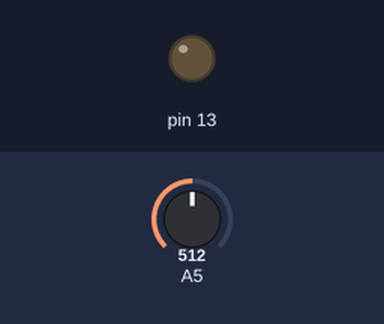
Simulated run of this sketch. Board: Arduino Uno, built with avr-gcc and run on an emulated ATmega328P. On the bench: output pins drawn as LEDs (lit = HIGH). Inputs (shaded band) come from the test bench; at power-on: A5 = 512.

Above: at 1.2 s.
1.3 s: A5 set to 528
At 2.2 s:
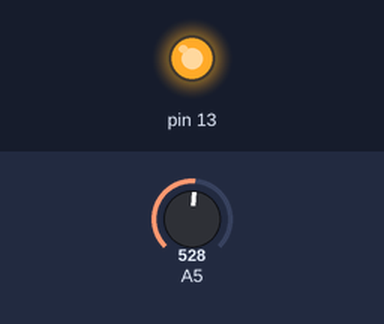
2.8 s: A5 set to 511
At 3.3 s:
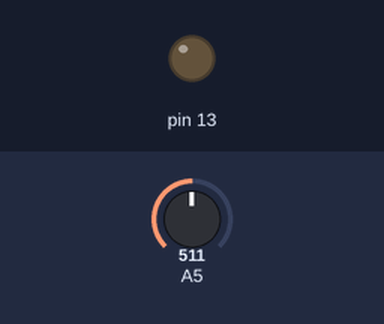
4.3 s: A5 set to 716
At 5.7 s:
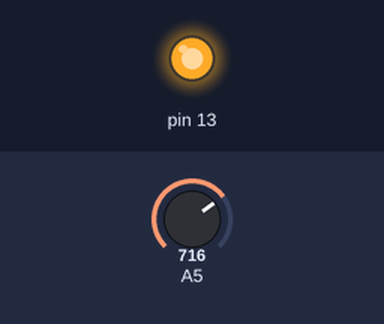
Timing chart, 0 to 7.3 s (numbered marks = the images above; inputs shaded):
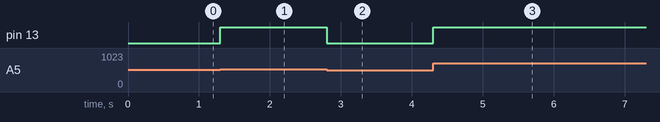

Measured:
- the behaviour switches between 512 and 513 on A5 (found by bisection; images 0 and 1)
- after the input at 1.3 s, pin 13: LOW → HIGH at once
- after the input at 2.8 s, pin 13: HIGH → LOW at once
- after the input at 4.3 s, pin 13: LOW → HIGH at once

The sketch:

Home.ino
```cpp
#include "WaterLevel.cpp"

WaterLevel water = new WaterLevel(A0);
void setup() {
  Serial.begin(115200);
  pinMode(13, OUTPUT);
}

void loop() {
  if ( water.isTouching() ) digitalWrite(13, HIGH);
  else digitalWrite(13, LOW);
}
```

WaterLevel.cpp
```cpp
#include<Arduino.h>
class WaterLevel{
  private:
    int probe;
  public:
    WaterLevel(int probe){
      this->probe = probe;
      pinMode(probe, INPUT);
    }

    bool isTouching(){
      return analogRead(probe) > 512 ? true : false;
    }

    int waterAt(){

    }
};
```
